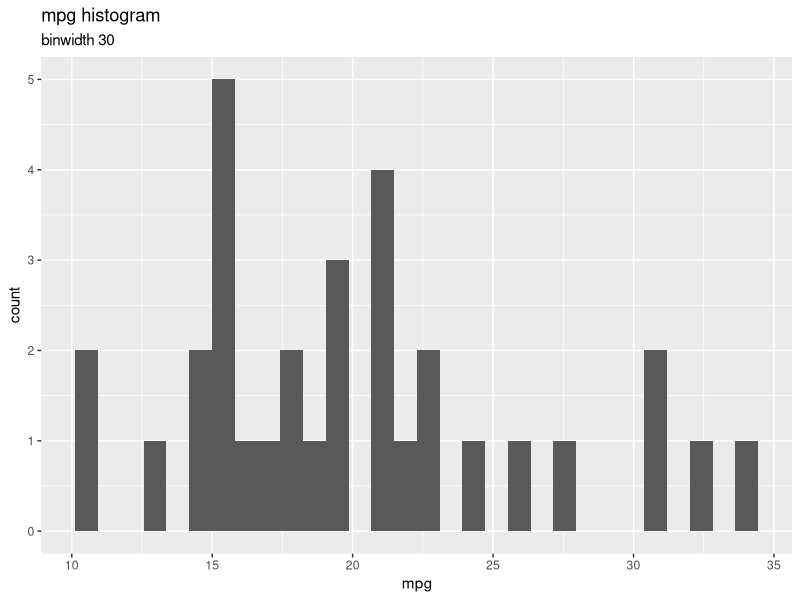
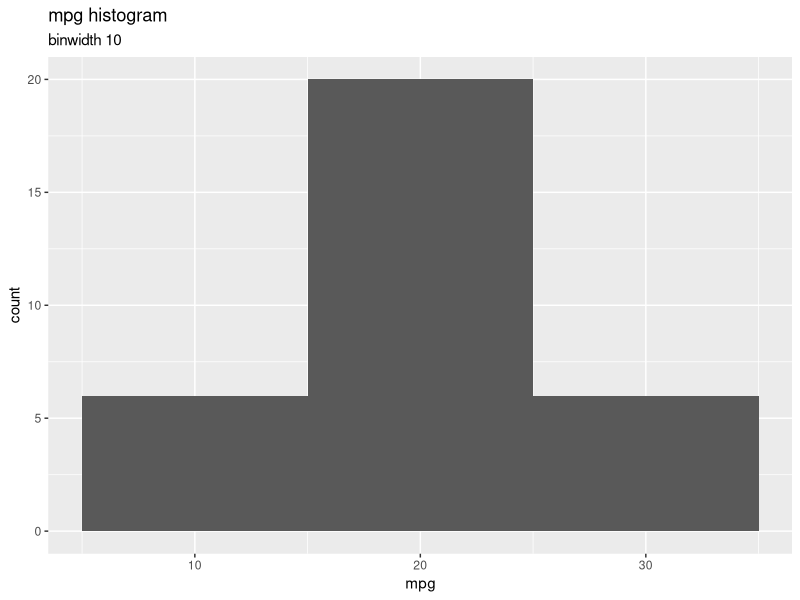
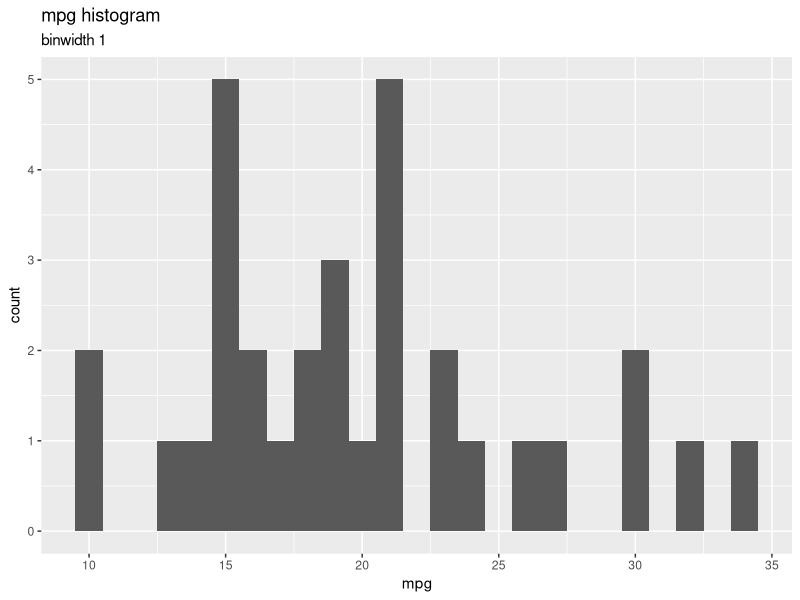
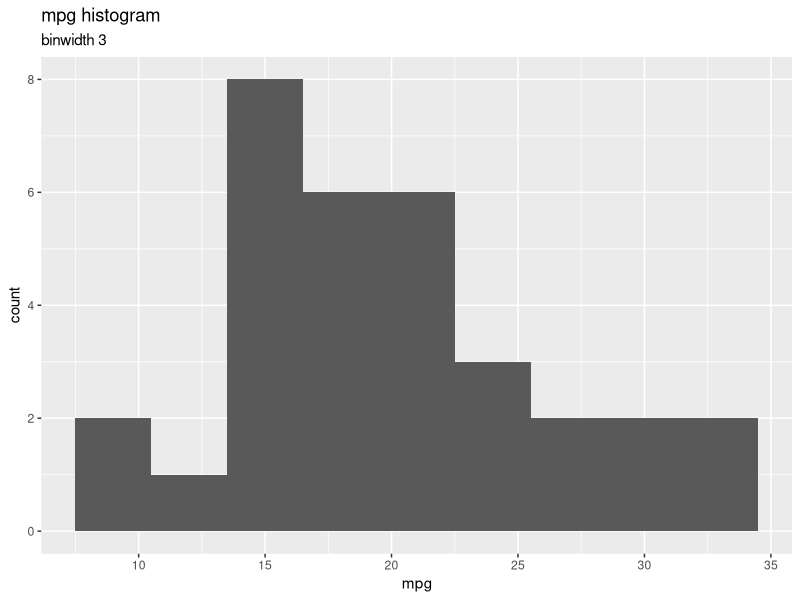
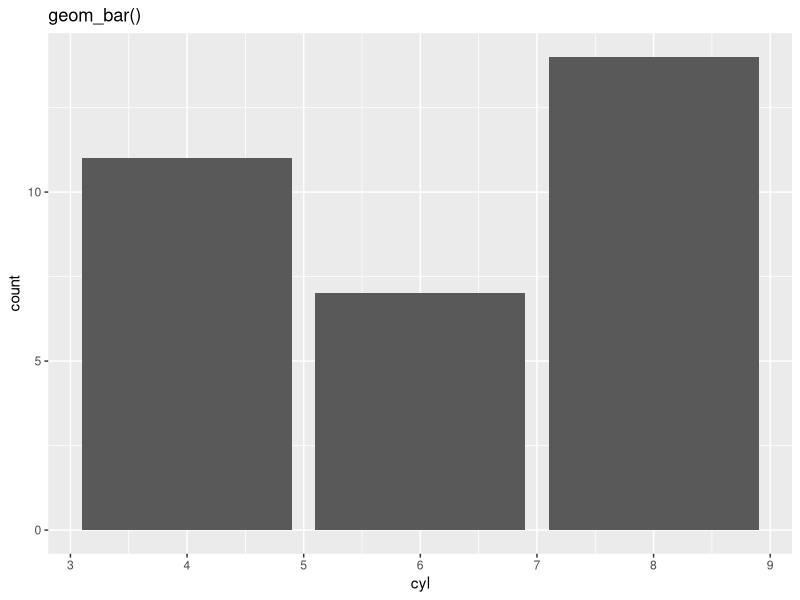
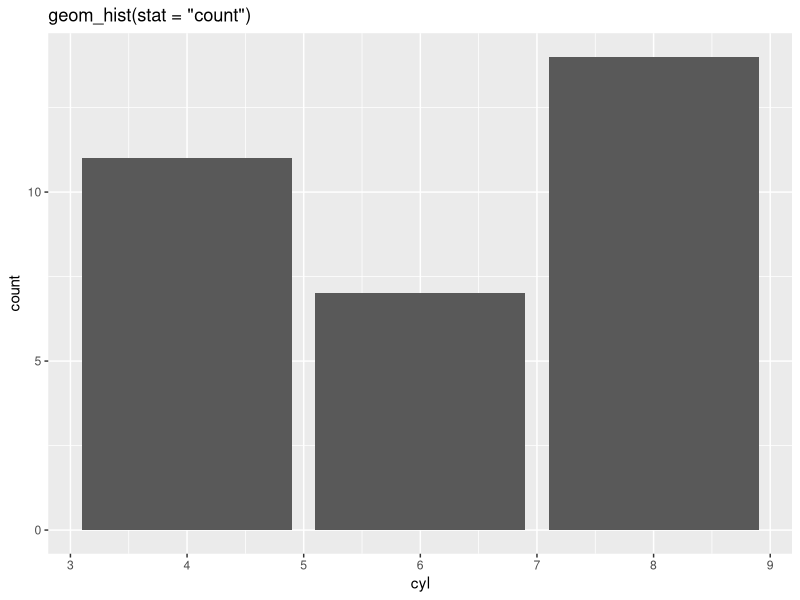
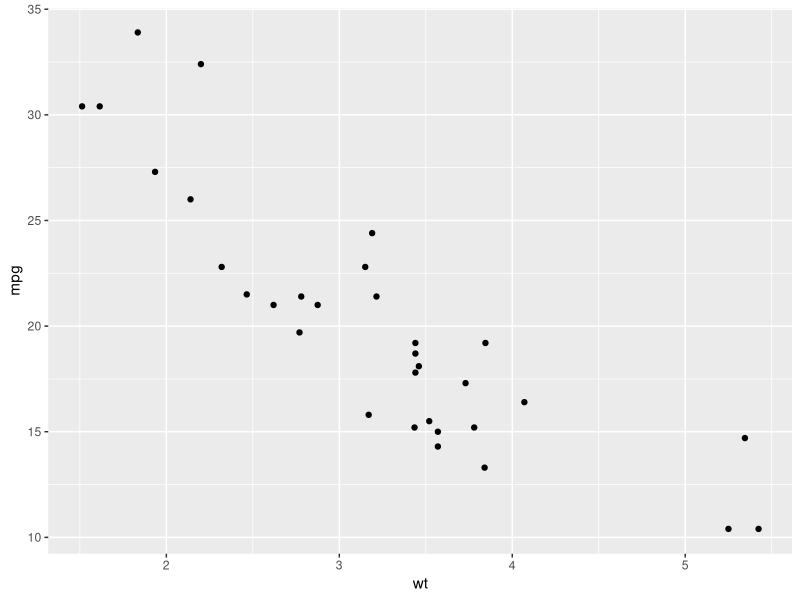
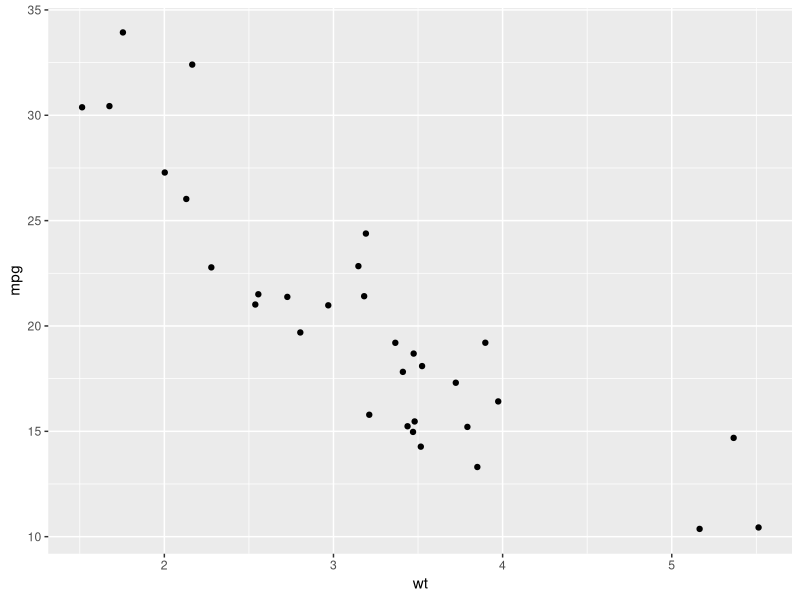

Write R code to recreate these figures, in order.
#load ggplot2
library(ggplot2)

#load the dataset
data("mtcars")

#histogram
ggplot(mtcars, aes(mpg)) + 
  geom_histogram() + 
  ggtitle("mpg histogram", subtitle = "binwidth 30")

ggplot(mtcars, aes(mpg)) + 
  geom_histogram(binwidth  = 10)+ 
  ggtitle("mpg histogram", subtitle = "binwidth 10")

ggplot(mtcars, aes(mpg)) + 
  geom_histogram(binwidth = 1) + 
  ggtitle("mpg histogram", subtitle = "binwidth 1")

ggplot(mtcars, aes(mpg)) + 
  geom_histogram(binwidth = 3) + 
  ggtitle("mpg histogram", subtitle = "binwidth 3")

#bar chart
ggplot(mtcars, aes(cyl)) +
  geom_bar() +
  ggtitle("geom_bar()")

ggplot(mtcars, aes(cyl)) +
  geom_histogram(stat = "count") +
  ggtitle("geom_hist(stat = \"count\")")

#scatterplot and jitter
ggplot(mtcars, aes(wt, mpg)) +
  geom_point()

ggplot(mtcars, aes(wt, mpg)) +
  geom_jitter(width = 0.1)

#boxplot
ggplot(mtcars, aes(cyl, mpg)) + 
  geom_boxplot()

ggplot(mtcars, aes(as.factor(cyl), mpg)) +
  geom_boxplot()